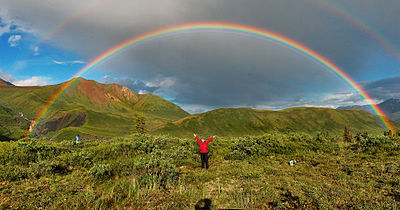
#> input picture images/rainbow.jpg, 400 x 210 px
$ jupyter execute --allow-errors 3_opencv_histograms.ipynb   (shell and % lines are left out)
#> lines starting #> are read from the running program, lines starting #| are printed output that depends on the picture; after the words box and inside, x2 and y2 are one past the last pixel; in counts of white or black regions, pixels touching at a corner belong together
# Histograms#

In this section we will study openCV histograms. Histograms are a useful way of seeing how colors pixels are distributed in a picture. We study histograms to understand contrast, brightness and intensity distribution.

## GrayScale Histograms

We will first look at histograms in the grayscale images

[cell 1]
import numpy as np
import cv2 as cv2


import matplotlib as mpl
import matplotlib.pyplot as plt
mpl.rc('axes', labelsize=14)
mpl.rc('xtick', labelsize=12)
mpl.rc('ytick', labelsize=12)

#Routine to fix
def fixColor(image):
    return(cv2.cvtColor(image, cv2.COLOR_BGR2RGB))

[cell 2]
image=cv2.imread("images/rainbow_art.jpg")
#> (the rest of this cell did not finish here and is left out)

#> (a cell that did not finish here is left out)

[cell 4]
#cv2.calcHist takes the following parameters image, number of channels, mask, # of bins, value of bins array
hist = cv2.calcHist([image], [0], None, [256], [0, 256])
#> hist = 256 values from 0 to 0
plt.figure()
plt.title("Grayscale Histogram")
plt.xlabel("Bins")
plt.ylabel("# of Pixels")
plt.plot(hist)
plt.xlim([0, 256])
plt.show()
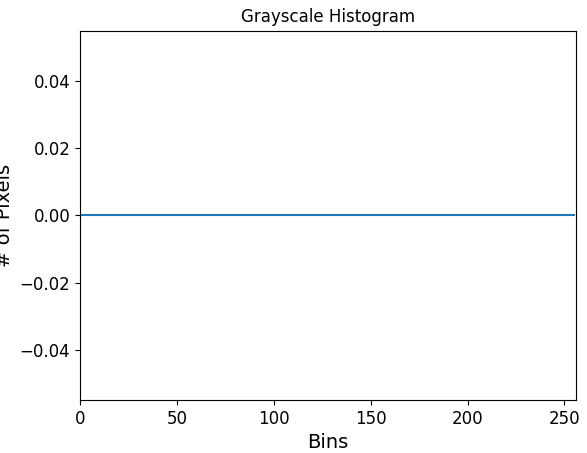
#> figure drawn by matplotlib, 1 panel

## Color Histograms

We will now look at color histograms. The image will be split along its channels and histograms will be drawn. This enables us to answer questions like how many pixels of blue have strength 30 etc.

[cell 5]
image=cv2.imread("images/rainbow.jpg")
#> image is the input picture: shape (210, 400, 3); mean B, G, R 89.4, 114.5, 111.4
chans = cv2.split(image)
colors = ("b", "g", "r")
plt.figure()
plt.title("’Flattened’ Color Histogram")
plt.xlabel("Bins")
plt.ylabel("# of Pixels")
for (chan, color) in zip(chans, colors):
    hist = cv2.calcHist([chan], [0], None, [256], [0, 256])
    plt.plot(hist, color = color)
    plt.xlim([0, 256])
#> this loop made 3 passes
#> color on passes 1 to 3: 'b', 'g', 'r'
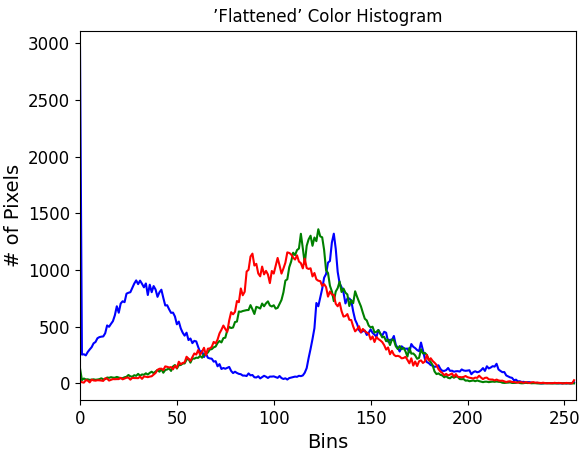
#> figure drawn by matplotlib, 1 panel; curve peaks at x = 0, y = 2962; curve peaks at x = 123, y = 1359; curve peaks at x = 107, y = 1155

## MultiDimensional Histograms

Multidimensional histograms enable us to answer questions like how many pixels have red value of 30 and blue value of
50.

### 2-D Dimension analysis

[cell 6]
image=cv2.imread("images/rainbow_art.jpg")
chans = cv2.split(image)
#> chans = ()
fig = plt.figure()
ax = fig.add_subplot(131)
#> (the rest of this cell did not finish here and is left out)

[cell 7]
from mpl_toolkits.mplot3d import Axes3D
size=5000
bins=8

#> (a cell that did not finish here is left out)

[cell 9]
fig = plt.figure()
ax = fig.add_subplot(111, projection="3d")
ratio = size / np.max(hist)
#> ratio = 4.33
#> (the rest of this cell did not finish here and is left out)

### Histogram Equalization

Histogram equalization improves the contrast of an image by “stretching” the distribution of pixels. Consider a his- togram with a large peak at the center of it. Applying his- togram equalization will stretch the peak out towards the corner of the image, thus improving the global contrast of the image. Histogram equalization is applied to grayscale images.

It tends to produce unrealistic effects in photographs; however, it is normally useful when enhancing the contrast of medical or satellite images.

[cell 10]
image=cv2.imread("images/rainbow.jpg")
image = cv2.cvtColor(image, cv2.COLOR_BGR2GRAY)
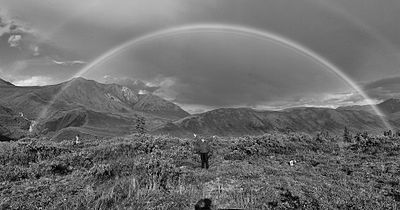
#> image: shape (210, 400); min 0, max 253, mean 110.7
plt.imshow(fixColor(image))

[cell 11]
eq = cv2.equalizeHist(image)
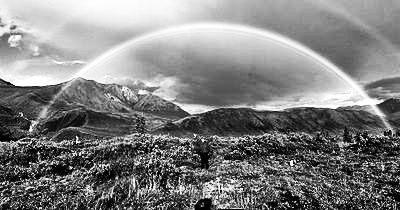
#> eq: shape (210, 400); min 0, max 255, mean 128.6
plt.imshow(fixColor(eq))

We can plot a histogram of the equalised image to and compare the impact with the original

[cell 12]
hist = cv2.calcHist([eq], [0], None, [256], [0, 256])
#> hist = 256 values, max 1426 at index 153, min 0 at index 26, mean 328.1
plt.figure()
plt.title("Grayscale Histogram")
plt.xlabel("Bins")
plt.ylabel("# of Pixels")
plt.plot(hist)
plt.xlim([0, 256])
plt.show()
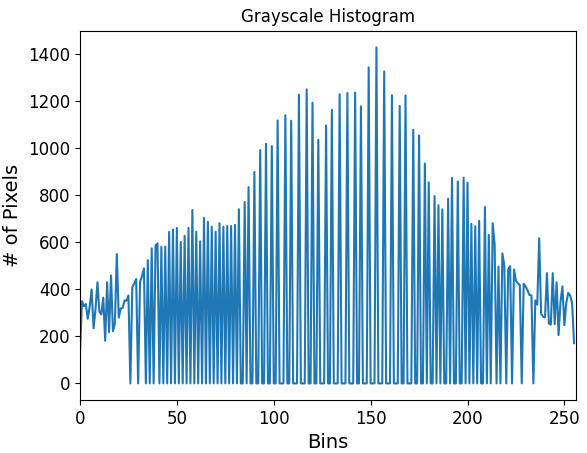
#> figure drawn by matplotlib, 1 panel; curve peaks at x = 153, y = 1426

### Histograms with Masks

With masks you can see the histogram of particular region of interest only.

[cell 13]
image=cv2.imread("images/rainbow.jpg")
mask = np.zeros(image.shape[:2], dtype = "uint8")

[cell 14]
def plot_histogram(image, title, mask = None):
#> called with title = 'Histogram for Original Image'
    chans = cv2.split(image)
    colors = ("b", "g", "r")
    plt.figure()
    plt.title(title)
    plt.xlabel("Bins")
    plt.ylabel("# of Pixels")

    for (chan, color) in zip(chans, colors):
        hist = cv2.calcHist([chan], [0], mask, [256], [0, 256])
        plt.plot(hist, color = color)
        plt.xlim([0, 256])

[cell 15]
plt.imshow(fixColor(image))

[cell 16]
plot_histogram(image, "Histogram for Original Image")
#> figure, not shown here; curve peaks at x = 0, y = 2962; curve peaks at x = 123, y = 1359; curve peaks at x = 107, y = 1155

Lets create the mask now

[cell 17]
mask = np.zeros(image.shape[:2], dtype = "uint8")
#cv2.rectangle(mask, (50, 75), (25, 50), 255, -1)
#cv2.rectangle(mask, (25, 150), (50, 175), 255, -1)
cv2.rectangle(mask, (175, 125), (225, 175), 255, -1)
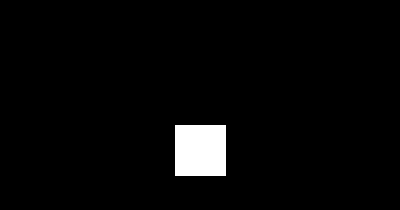
#> mask: shape (210, 400); 3.1% white; 1 white region, box (x1, y1, x2, y2) and area: (175, 125, 226, 176) 2601
plt.imshow(mask)

[cell 18]
masked = cv2.bitwise_and(image, image, mask = mask)
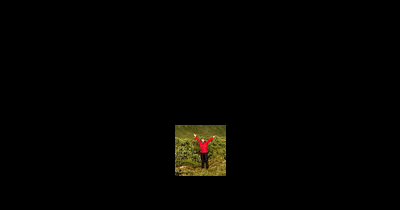
#> masked: shape (210, 400, 3); mean B, G, R 1, 2.9, 3.4
plt.imshow(fixColor(masked))

[cell 19]
plot_histogram(image, "Histogram for Masked Image", mask = mask)
#> the loop in plot_histogram (call 2), `for (chan, color) in zip(chans, colors):` made 3 passes
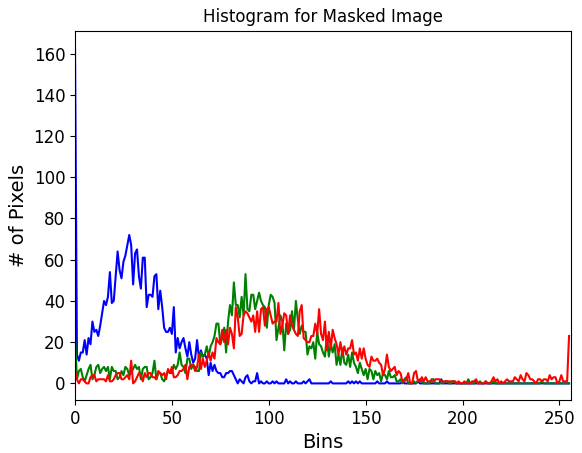
#> figure drawn by matplotlib, 1 panel; curve peaks at x = 0, y = 163; curve peaks at x = 88, y = 53; curve peaks at x = 105, y = 39

$ run again, with images/number_plate.jpg copied over images/rainbow.jpg
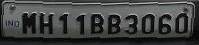
#> input picture images/number_plate.jpg, 199 x 45 px
#> `hist = cv2.calcHist([image], [0], None, [256], [0, 256])`: hist = 256 values from 0 to 0
#> image is the input picture: shape (45, 199, 3); mean B, G, R 65.9, 66.8, 65.1
#> the loop `for (chan, color) in zip(chans, colors):` made 3 passes
#> color on passes 1 to 3: 'b', 'g', 'r'
#> `[cell 5] image=cv2.imread("images/rainbow.jpg") chans = cv2.split(imag..`:
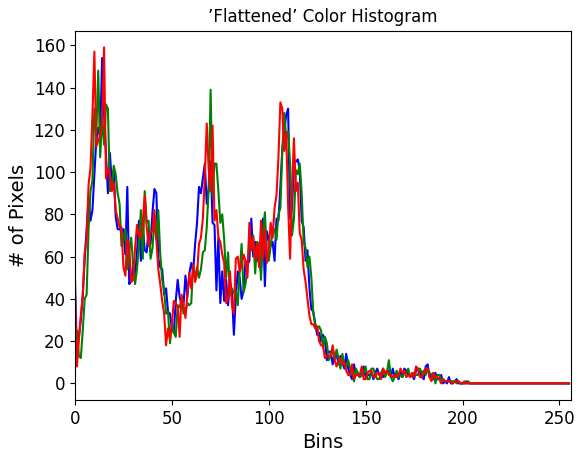
#> figure drawn by matplotlib, 1 panel; curve peaks at x = 14, y = 154; curve peaks at x = 12, y = 148; curve peaks at x = 15, y = 159
#> chans = ()
#> ratio = 31.45
#> image: shape (45, 199)
#> `hist = cv2.calcHist([eq], [0], None, [256], [0, 256])`: hist = 256 values, max 159 at index 40, min 0 at index 5, mean 34.98
#> `plt.show()`:
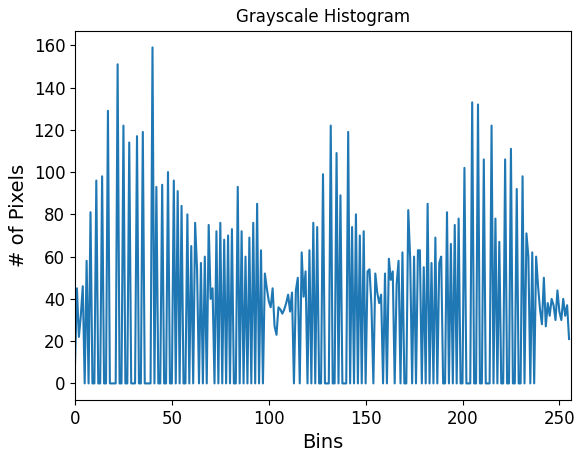
#> figure drawn by matplotlib, 1 panel; curve peaks at x = 40, y = 159
#> the loop in plot_histogram, `for (chan, color) in zip(chans, colors):` made 3 passes
#> mask: shape (45, 199); every value is 0
#> masked: shape (45, 199, 3); every value is 0
#> the loop in plot_histogram (call 2), `for (chan, color) in zip(chans, colors):` made 3 passes

$ run again, with images/soccer.jpg copied over images/rainbow.jpg
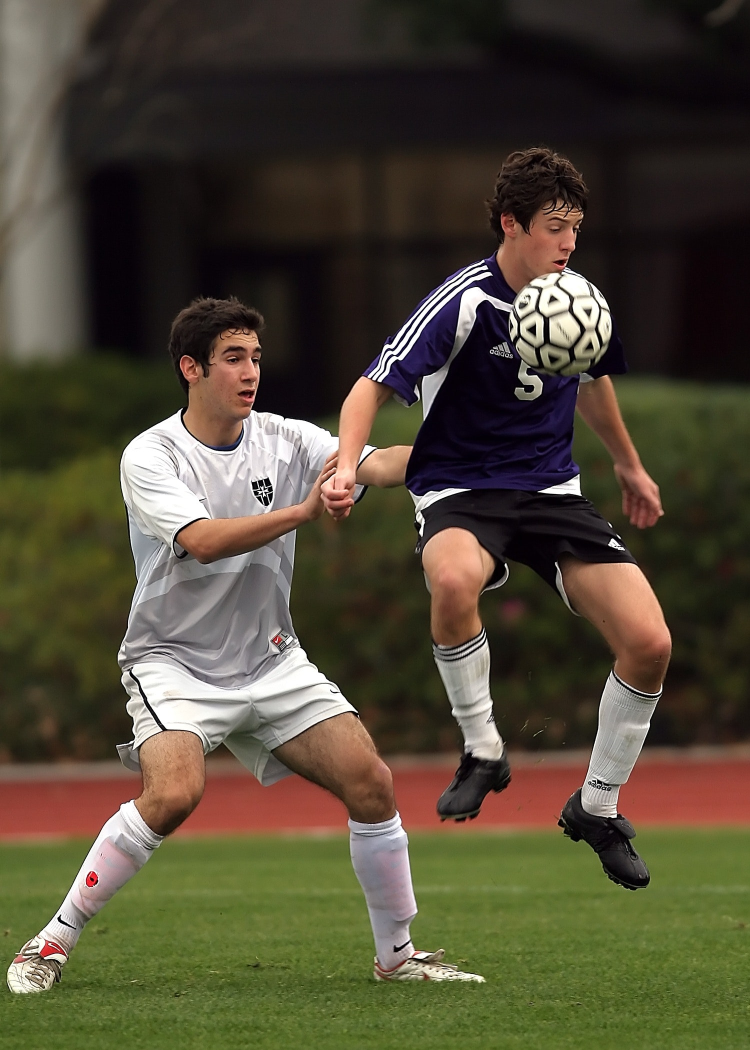
#> input picture images/soccer.jpg, 1500 x 2100 px (shown at 1/2 size)
#> `hist = cv2.calcHist([image], [0], None, [256], [0, 256])`: hist = 256 values from 0 to 0
#> image is the input picture: shape (2100, 1500, 3); mean B, G, R 54.2, 72.5, 79.8
#> the loop `for (chan, color) in zip(chans, colors):` made 3 passes
#> color on passes 1 to 3: 'b', 'g', 'r'
#> chans = ()
#> ratio = 0.125
#> image: shape (2100, 1500)
#> `hist = cv2.calcHist([eq], [0], None, [256], [0, 256])`: hist = 256 values, max 41991 at index 54, min 0 at index 2, mean 12304.7
#> the loop in plot_histogram, `for (chan, color) in zip(chans, colors):` made 3 passes
#> `cv2.rectangle(mask, (175, 125), (225, 175), 255, -1)`:
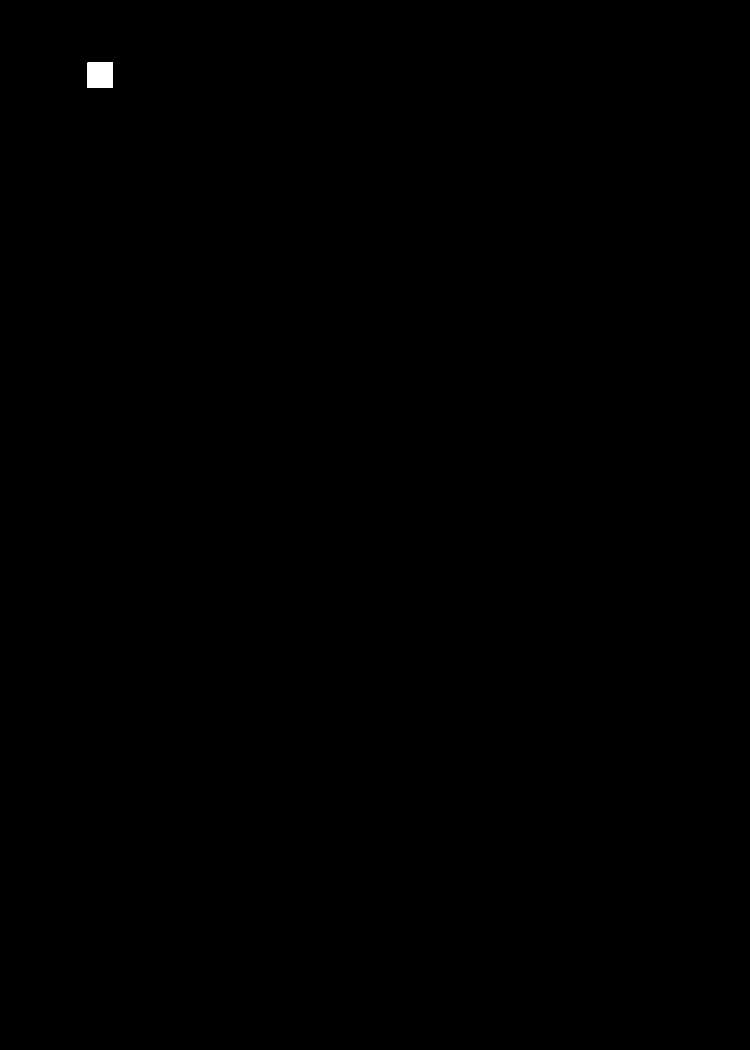
#> mask: shape (2100, 1500) (shown at 1/2 size); 0.08% white; 1 white region, box (x1, y1, x2, y2) and area: (175, 125, 226, 176) 2601
#> the loop in plot_histogram (call 2), `for (chan, color) in zip(chans, colors):` made 3 passes
#> `[cell 19] plot_histogram(image, "Histogram for Masked Image", mask = m..`:
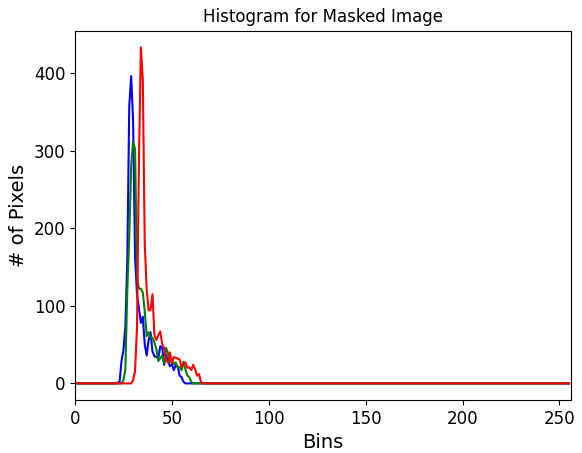
#> figure drawn by matplotlib, 1 panel; curve peaks at x = 29, y = 396; curve peaks at x = 30, y = 311; curve peaks at x = 34, y = 433
